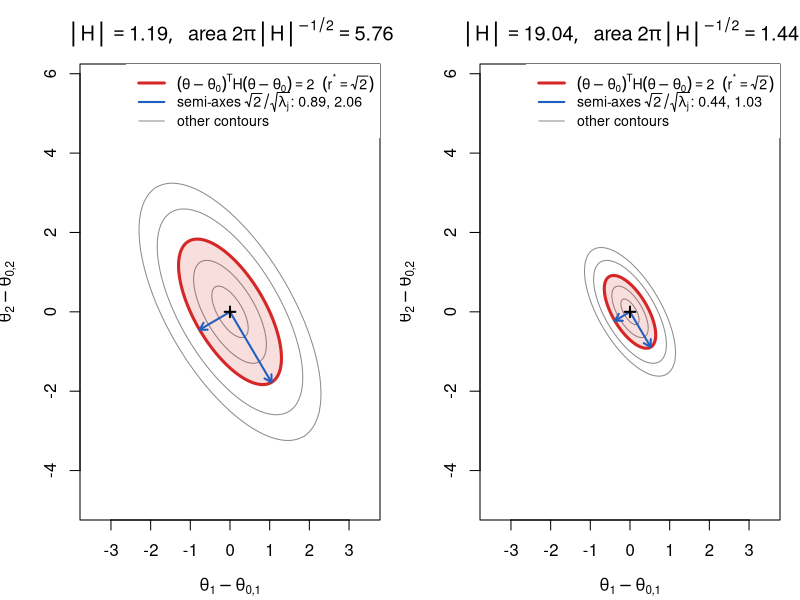
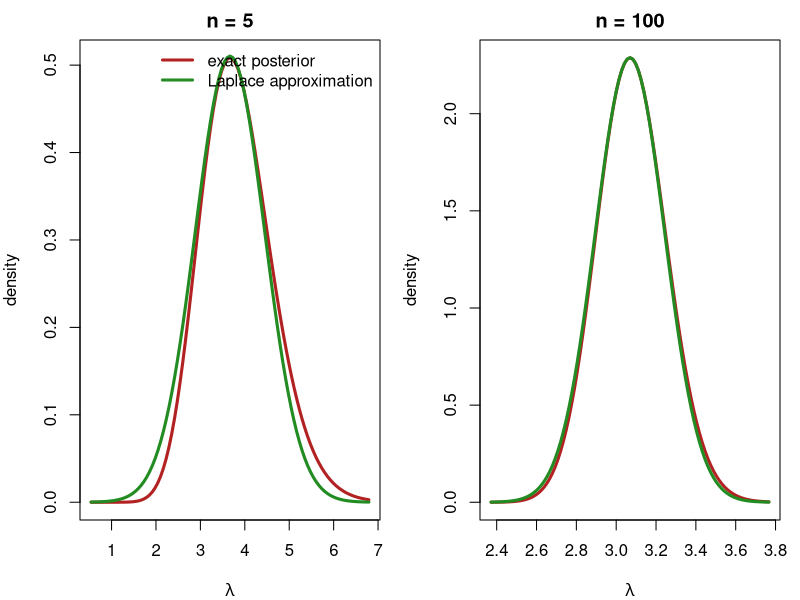
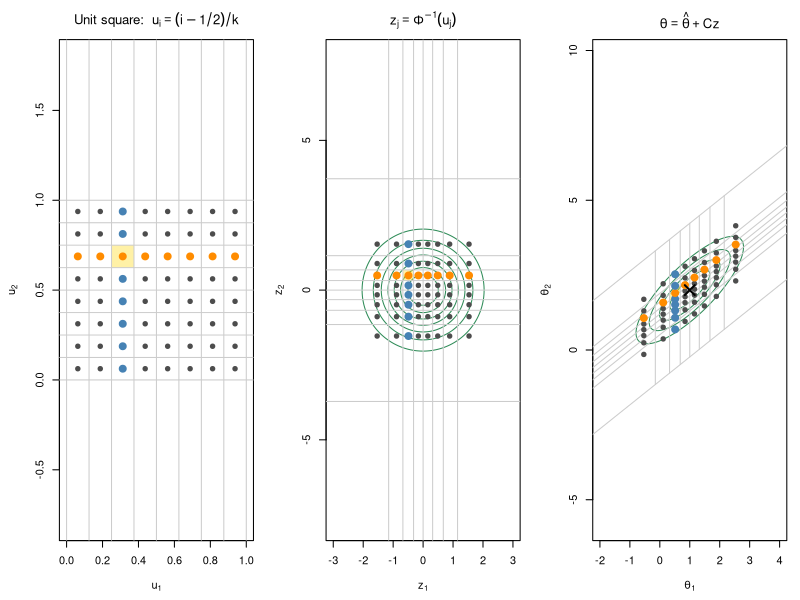
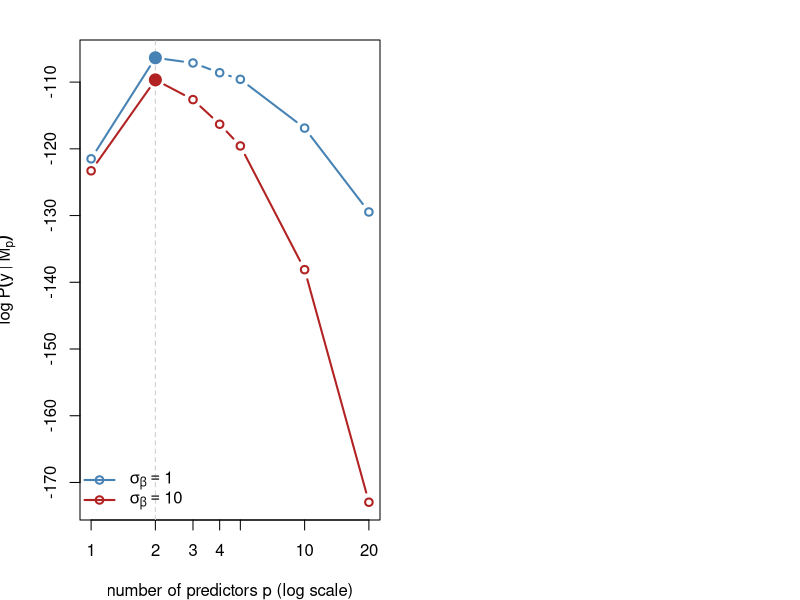

These charts were generated, in order, by the following R code:
## ---- chunk 1
#| label: fig-laplace-H-geometry
#| echo: !expr knitr::is_html_output()   # code shown in HTML only
#| fig-width: 10
#| fig-height: 5.2
#| fig-cap: "Illustrates the geometric meaning of |H| in the Laplace approximation: the integral is the peak height times the area of a contour ellipse, which is proportional to |H|^(-1/2).
#|   Contours of exp{-(theta - theta_0)' H (theta - theta_0) / 2} for two Hessians with the same peak height, H (left) and 4H (right), drawn on the same axes. The shaded ellipse is the contour (theta - theta_0)' H (theta - theta_0) = r*^2 with r* = sqrt(2), whose area is 2 pi |H|^(-1/2): a cylinder of height f(theta_0) over it has the same volume as the Gaussian. Its semi-axes (blue) have lengths sqrt(2)/sqrt(lambda_j) along the eigenvectors of H. Multiplying H by 4 shrinks every semi-axis by 2, the area by 4, and so the Laplace integral by 4."
local({
  H1 <- matrix(c(2, 0.9, 0.9, 1), 2)                  # Hessian of -log f at the mode
  rs <- sqrt(2)                                       # r* for p = 2: area of E_r* = 2 pi |H|^(-1/2)
  par(mfrow = c(1, 2), mar = c(4, 4, 3.2, 1))
  for (H in list(H1, 4 * H1)) {
    g  <- seq(-5, 5, length.out = 401)
    q  <- outer(g, g, function(a, b) H[1, 1] * a^2 + 2 * H[1, 2] * a * b + H[2, 2] * b^2)
    contour(g, g, exp(-q / 2), levels = exp(-c(0.25, 1, 4, 6.25) / 2), drawlabels = FALSE,
            col = "gray55", asp = 1, xlim = c(-3.5, 3.5), ylim = c(-3.6, 4.6), xlab = expression(theta[1] - theta[0 * "," * 1]),
            ylab = expression(theta[2] - theta[0 * "," * 2]),
            main = bquote(list(group("|", H, "|") == .(round(det(H), 2)),
                               ~~"area" ~ 2 * pi * group("|", H, "|")^{-1/2} == .(round(2 * pi / sqrt(det(H)), 2)))))
    cl <- contourLines(g, g, q, levels = rs^2)[[1]]
    polygon(cl$x, cl$y, col = adjustcolor("#D62728", 0.15), border = "#D62728", lwd = 3)
    e <- eigen(H, symmetric = TRUE)
    for (j in 1:2) {
      a <- rs * e$vectors[, j] / sqrt(e$values[j])       # semi-axis: length r* / sqrt(lambda_j)
      arrows(0, 0, a[1], a[2], length = 0.08, lwd = 2, col = "#1F5FBF")
    }
    points(0, 0, pch = 3, lwd = 2)
    ax <- round(rs / sqrt(e$values), 2)
    legend("topright", bg = "white", box.col = NA, cex = 0.85, lwd = c(3, 2, 1), col = c("#D62728", "#1F5FBF", "gray55"),
           legend = c(expression((theta - theta[0])^T * H * (theta - theta[0]) == 2 ~~ (r^"*" == sqrt(2))),
                      bquote("semi-axes" ~ sqrt(2) / sqrt(lambda[j]) * ":" ~ .(ax[1]) * "," ~ .(ax[2])),
                      "other contours"))
  }
})
## ---- chunk 2
#| label: poisson-gamma-functions
alpha <- 2; beta <- 1

### Laplace approximation: mode, Hessian, and the two boxed results above
laplace_poisson <- function(y) {
  h  <- function(l) -(sum(dpois(y, l, log = TRUE)) + dgamma(l, alpha, beta, log = TRUE))
  op <- optim(mean(y) + 0.5, h, method = "L-BFGS-B", lower = 1e-6, hessian = TRUE)
  c(mode = op$par, se = sqrt(1 / op$hessian[1, 1]),
    log_ml = -op$value + 0.5 * log(2 * pi) - 0.5 * log(op$hessian[1, 1]))
}

### exact log marginal likelihood, from the Gamma-Poisson conjugate identity
exact_log_ml <- function(y) {
  n <- length(y); s <- sum(y)
  alpha * log(beta) - lgamma(alpha) + lgamma(alpha + s) -
    (alpha + s) * log(beta + n) - sum(lfactorial(y))
}
## ---- chunk 3
#| label: tbl-poisson-gamma-error
#| tbl-cap: "Assesses the accuracy of the Laplace approximation by comparing it with the exact marginal likelihood in a conjugate example where the exact answer is known.
#|   Laplace log marginal likelihood versus the exact value, and the posterior mean versus the Laplace mode, as n grows. The error shrinks roughly like 1/n: it falls by about a factor of 4-5 each time n increases by that factor."
set.seed(42)
res <- t(sapply(c(5, 20, 100, 500), function(n) {
  y <- rpois(n, 3)
  lap <- laplace_poisson(y)
  c(n = n, laplace_log_ml = lap["log_ml"], exact_log_ml = exact_log_ml(y),
    error = lap["log_ml"] - exact_log_ml(y),
    laplace_mode = lap["mode"], posterior_mean = (alpha + sum(y)) / (beta + n))
}))
knitr::kable(res, digits = 4, row.names = FALSE,
             col.names = c("n", "Laplace log P(y)", "exact log P(y)", "error",
                           "Laplace mode", "posterior mean"))
## ---- chunk 4
#| label: fig-poisson-gamma-density
#| echo: !expr knitr::is_html_output()   # code shown in HTML only
#| fig-width: 10
#| fig-height: 4.4
#| fig-cap: "Shows how the Laplace approximation replaces a posterior by a normal density centred at the mode, and how well it fits at small and large sample sizes.
#|   Exact Gamma posterior (red) and the Laplace normal approximation (green) for n=5 and n=100. At n=5 the exact posterior is visibly right-skewed and the Gaussian is a rough match; by n=100 the two are nearly indistinguishable, illustrating the O(1/n) convergence in the table above."
par(mfrow = c(1, 2), mar = c(4, 4, 2, 1))
set.seed(42)
for (n in c(5, 100)) {
  y <- rpois(n, 3); a1 <- alpha + sum(y); b1 <- beta + n
  lap <- laplace_poisson(y)
  curve(dgamma(x, a1, b1), max(0, lap["mode"] - 4 * lap["se"]), lap["mode"] + 4 * lap["se"],
        lwd = 3, col = "firebrick", xlab = expression(lambda), ylab = "density",
        main = sprintf("n = %d", n))
  curve(dnorm(x, lap["mode"], lap["se"]), add = TRUE, lwd = 3, col = "forestgreen")
  if (n == 5) legend("topright", bty = "n", lwd = 3, col = c("firebrick", "forestgreen"),
                      legend = c("exact posterior", "Laplace approximation"))
}
## ---- chunk 5
#| label: tbl-poisson-gamma-ci
#| tbl-cap: "Compares interval estimates based on the Laplace approximation with the exact posterior intervals, to see how much accuracy is lost.
#|   Laplace mode/SE-based 95% interval versus the exact Gamma posterior mean/sd-based interval, n = 20."
set.seed(42)
n <- 20; y <- rpois(n, 3); lap <- laplace_poisson(y)
a1 <- alpha + sum(y); b1 <- beta + n
comp <- data.frame(
  quantity = c("Laplace (mode / se)", "exact posterior (mean / sd)"),
  center = c(lap["mode"], a1 / b1),
  spread = c(lap["se"], sqrt(a1) / b1),
  lower95 = c(lap["mode"] - 1.96 * lap["se"], qgamma(0.025, a1, b1)),
  upper95 = c(lap["mode"] + 1.96 * lap["se"], qgamma(0.975, a1, b1))
)
knitr::kable(comp, digits = 4)
## ---- chunk 6
#| label: laplace-mu-functions
n_obs <- 3; sigma_prior <- 5                   # n = 3 observations; same setup as the Unit08 app

### true value: exact, since f is a normal-normal conjugate kernel, so marginally
### mu_hat ~ N(0, 1/n_obs + sigma_prior^2). (integrate(f, -Inf, Inf) is not safe here:
### for mu_hat far from 0 it misses the narrow spike of f and returns a wrong value.)
log_mar_true_mu <- function(mu_hat) dnorm(mu_hat, 0, sqrt(1 / n_obs + sigma_prior^2), log = TRUE)

### Laplace: p = 1 case of the boxed formula, mode and Hessian from nlm()
laplace_mu <- function(mu_hat) {
  h  <- function(mu) -(dnorm(mu_hat, mu, 1 / sqrt(n_obs), log = TRUE) +
                          dnorm(mu, 0, sigma_prior, log = TRUE))
  op <- nlm(h, p = mu_hat, hessian = TRUE)
  c(mode = op$estimate, log_ml = -op$minimum + 0.5 * log(2 * pi) - 0.5 * log(op$hessian[1, 1]))
}

### naive Monte Carlo: draw mu from the prior, average the likelihood
log_sum_exp <- function(lx) { m <- max(lx); m + log(sum(exp(lx - m))) }
log_mar_mc_mu <- function(mu_hat, iters) {
  mus <- rnorm(iters, 0, sigma_prior)
  log_sum_exp(dnorm(mu_hat, mus, 1 / sqrt(n_obs), log = TRUE)) - log(iters)
}

### midpoint rule on the logistic-transformed (0, 1) grid, as in Unit08
log_mar_mid_mu <- function(mu_hat, n) {
  h  <- 1 / n
  u  <- (seq_len(n) - 0.5) * h
  mu <- log(u / (1 - u))
  log_f <- dnorm(mu_hat, mu, 1 / sqrt(n_obs), log = TRUE) +
    dnorm(mu, 0, sigma_prior, log = TRUE) - log(u * (1 - u))
  log_sum_exp(log_f) + log(h)
}
## ---- chunk 7
#| label: tbl-three-way
#| tbl-cap: "Compares the Laplace approximation with grid quadrature and naive Monte Carlo against the true value as the posterior moves away from the prior mean, to show where each method succeeds or fails.
#|   Log marginal likelihood by four methods, for data locations mu_hat = 0, -5, -20 (n = 3 observations with sd 1, prior N(0, 5^2) on mu). Quadrature uses a 100-point midpoint grid; Monte Carlo uses 1e6 prior draws; both are unchanged from Unit08's app."
set.seed(7)
mu_hats <- c(0, -5, -20)
three_way <- t(sapply(mu_hats, function(m) {
  c(True = log_mar_true_mu(m),
    Laplace = laplace_mu(m)["log_ml"],
    Monte_Carlo_pi = log_mar_mc_mu(m, 1e6),
    Quadrature = log_mar_mid_mu(m, 100))
}))
knitr::kable(cbind(`mu` = mu_hats, round(three_way, 3)), row.names = FALSE,
             col.names = c("mu", "True", "Laplace", "Monte Carlo (pi)", "Quadrature (N=100)"))
## ---- chunk 8
#| label: tbl-adapted-rules
#| tbl-cap: "Log marginal likelihood for data locations mu_hat = 0, -5, -20 (setup as in the table above): the logistic midpoint rule with 100 points, and the Laplace-adapted midpoint rule with only 5 points."
### Laplace-adapted midpoint rule: mu_i = qnorm(u_i, mu_L, s_L), g(u_i) = f(mu_i) / dnorm(mu_i, mu_L, s_L)
log_mar_adapted <- function(mu_hat, n) {
  lf <- function(mu) dnorm(mu_hat, mu, 1 / sqrt(n_obs), log = TRUE) + dnorm(mu, 0, sigma_prior, log = TRUE)
  h  <- function(mu) -lf(mu)
  op <- nlm(h, p = mu_hat, hessian = TRUE)
  m  <- op$estimate; sL <- 1 / sqrt(op$hessian[1, 1])
  u  <- (seq_len(n) - 0.5) / n
  mu <- qnorm(u, m, sL)
  log_sum_exp(lf(mu) - dnorm(mu, m, sL, log = TRUE)) - log(n)
}
adapted <- t(sapply(mu_hats, function(m) c(
  True                 = log_mar_true_mu(m),
  Laplace              = unname(laplace_mu(m)["log_ml"]),
  `Logistic midpoint (N=100)` = log_mar_mid_mu(m, 100),
  `Laplace-adapted midpoint (N=5)` = log_mar_adapted(m, 5))))
knitr::kable(cbind(mu = mu_hats, round(adapted, 3)), row.names = FALSE)
## ---- chunk 9
#| label: fig-adapted-mv-grids
#| echo: !expr knitr::is_html_output()   # code shown in HTML only
#| fig-width: 12
#| fig-height: 4.6
#| fig-cap: "Shows how the Laplace-adapted product grid is built: equal cells on the unit square are mapped to normal quantiles, then sheared by the Cholesky factor onto the posterior ellipse.
#|   Left: the k x k = 8 x 8 midpoint grid u_i on (0,1)^2, with cell edges in gray. Middle: z = (Phi^{-1}(u_1), Phi^{-1}(u_2)), a square lattice of standard normal quantiles, with contours of the N_2(0, I) density; the outermost cells stretch to infinity. Right: theta = theta_hat + C z with theta_hat = (1, 2) and H^{-1} = C C' having correlation 0.8, with contours of the Laplace normal N_2(theta_hat, H^{-1}); the cross marks theta_hat. One row (orange) and one column (blue) of points, and one cell (shaded), are tracked through both maps: lines of constant z_1 stay vertical, because C is lower triangular, while lines of constant z_2 are tilted along the ellipse."
theta_hat <- c(1, 2)
Sigma <- matrix(c(1, 0.8, 0.8, 1), 2)       # H^{-1}
H  <- solve(Sigma)
C  <- t(chol(Sigma))                        # lower triangular, C C' = H^{-1}
k  <- 8
uc <- (seq_len(k) - 0.5) / k                # cell centres
ue <- seq(0, 1, length.out = k + 1)         # cell edges
zc <- qnorm(uc)
ze <- qnorm(pmin(pmax(ue, 1e-4), 1 - 1e-4)) # clip the infinite outer edges for drawing
to_theta <- function(z1, z2) sweep(cbind(z1, z2) %*% t(C), 2, theta_hat, "+")

col_row <- "darkorange"; col_col <- "steelblue"; col_pt <- "gray30"
r_sel <- 6; c_sel <- 3                      # tracked row (u2 index) and column (u1 index)
G  <- expand.grid(i = 1:k, l = 1:k)
pc <- ifelse(G$l == r_sel, col_row, ifelse(G$i == c_sel, col_col, col_pt))
pch_cex <- ifelse(pc == col_pt, 0.9, 1.4)

op <- par(mfrow = c(1, 3), mar = c(4.5, 4.5, 3, 1))

## panel 1: u grid
plot(NA, xlim = c(0, 1), ylim = c(0, 1), asp = 1, xlab = expression(u[1]), ylab = expression(u[2]),
     main = expression("Unit square:  " * u[i] == (i - 1/2) / k))
rect(ue[c_sel], ue[r_sel], ue[c_sel + 1], ue[r_sel + 1], col = adjustcolor("gold", 0.35), border = NA)
abline(v = ue, h = ue, col = "gray80")
points(uc[G$i], uc[G$l], pch = 19, col = pc, cex = pch_cex)

## panel 2: z grid
zg <- seq(-3.5, 3.5, length.out = 201)
plot(NA, xlim = c(-3, 3), ylim = c(-3, 3), asp = 1, xlab = expression(z[1]), ylab = expression(z[2]),
     main = expression(z[j] == Phi^{-1}*(u[j])))
contour(zg, zg, outer(zg, zg, function(a, b) dnorm(a) * dnorm(b)), add = TRUE,
        drawlabels = FALSE, col = "seagreen", nlevels = 6)
rect(ze[c_sel], ze[r_sel], ze[c_sel + 1], ze[r_sel + 1], col = adjustcolor("gold", 0.35), border = NA)
abline(v = ze, h = ze, col = "gray80")
points(zc[G$i], zc[G$l], pch = 19, col = pc, cex = pch_cex)

## panel 3: theta grid
Tc <- to_theta(zc[G$i], zc[G$l])
tg1 <- seq(-3, 5, length.out = 201); tg2 <- seq(-1, 5, length.out = 201)
dens <- outer(tg1, tg2, function(a, b) {
  d <- cbind(a - theta_hat[1], b - theta_hat[2])
  exp(-0.5 * rowSums((d %*% H) * d))
})
plot(NA, xlim = c(-2, 4), ylim = c(-0.8, 4.8), asp = 1,
     xlab = expression(theta[1]), ylab = expression(theta[2]),
     main = expression(theta == hat(theta) + C * z))
contour(tg1, tg2, dens, add = TRUE, drawlabels = FALSE, col = "seagreen", nlevels = 6)
s <- seq(min(ze), max(ze), length.out = 50) # images of the grid lines z1 = const and z2 = const
for (e in ze) {
  a <- to_theta(rep(e, 50), s); lines(a, col = "gray80")
  b <- to_theta(s, rep(e, 50)); lines(b, col = "gray80")
}
cell <- to_theta(ze[c(c_sel, c_sel + 1, c_sel + 1, c_sel)], ze[c(r_sel, r_sel, r_sel + 1, r_sel + 1)])
polygon(cell, col = adjustcolor("gold", 0.35), border = NA)
points(Tc, pch = 19, col = pc, cex = pch_cex)
points(theta_hat[1], theta_hat[2], pch = 4, cex = 2, lwd = 2)
par(op)
## ---- chunk 10
#| label: adapted-mv-function
### Laplace-adapted product midpoint rule in p dimensions, k points per axis.
### log_f takes one parameter vector; the optional log_f_rows evaluates log f on every row
### of a matrix at once, which is much faster when k^p is large.
log_mar_adapted_mv <- function(log_f, theta0, k, log_f_rows = NULL) {
  op     <- optim(theta0, function(th) -log_f(th), method = "BFGS", hessian = TRUE)
  th_hat <- op$par; p <- length(th_hat)
  R  <- chol(op$hessian)                         # H = R'R
  C  <- backsolve(R, diag(p))                    # C = R^{-1}, so C C' = H^{-1}
  z1 <- qnorm((seq_len(k) - 0.5) / k)            # normal quantiles on one axis
  Z  <- as.matrix(expand.grid(rep(list(z1), p))) # k^p x p lattice of z
  Th <- sweep(Z %*% t(C), 2, th_hat, "+")        # theta_i = theta_hat + C z_i
  lf <- if (is.null(log_f_rows)) apply(Th, 1, log_f) else log_f_rows(Th)
  log_g <- lf + sum(log(diag(C))) - rowSums(dnorm(Z, log = TRUE))
  log_sum_exp(log_g) - p * log(k)
}
## ---- chunk 11
#| label: logistic-p-logml
### data: 20 candidate predictors, only x1 and x2 carry signal
set.seed(2024)
n_lr <- 200; p_max <- 20
X_lr <- matrix(rnorm(n_lr * p_max), n_lr, p_max)
y_lr <- rbinom(n_lr, 1, plogis(drop(X_lr %*% c(1, -1, rep(0, p_max - 2)))))

### log P(y | M_p) by the Laplace-adapted product midpoint rule, k points per axis
log_ml_logit <- function(p, sigma_beta, k) {
  Xp <- X_lr[, seq_len(p), drop = FALSE]
  log_f <- function(b) {
    eta <- drop(Xp %*% b)
    sum(y_lr * eta - log1p(exp(eta))) + sum(dnorm(b, 0, sigma_beta, log = TRUE))
  }
  log_f_rows <- function(B) {                       # one row of B per grid point, in blocks
    out <- numeric(nrow(B))
    for (I in split(seq_len(nrow(B)), ceiling(seq_len(nrow(B)) / 2e4))) {
      Bi <- B[I, , drop = FALSE]
      E  <- Xp %*% t(Bi)                            # n x |I| linear predictors
      out[I] <- colSums(y_lr * E - log1p(exp(E))) + rowSums(dnorm(Bi, 0, sigma_beta, log = TRUE))
    }
    out
  }
  log_mar_adapted_mv(log_f, rep(0, p), k, log_f_rows)
}

p_vals  <- c(1, 2, 3, 4, 5, 10, 20)
k_vals  <- c(10, 10, 10, 6, 5, 3, 2)               # k^p kept at most about 10^6
sb_vals <- c(1, 10)
logml_adapt <- sapply(sb_vals, function(sb) mapply(function(p, k) log_ml_logit(p, sb, k), p_vals, k_vals))
logml_lap   <- sapply(sb_vals, function(sb) sapply(p_vals, function(p) log_ml_logit(p, sb, 1)))
dimnames(logml_adapt) <- dimnames(logml_lap) <- list(p = p_vals, sigma_beta = sb_vals)
## ---- chunk 12
#| label: fig-logistic-p-logml
#| echo: !expr knitr::is_html_output()   # code shown in HTML only
#| fig-width: 8
#| fig-height: 4.8
#| fig-cap: "Shows that the marginal likelihood picks the true number of predictors in a logistic regression, for two prior scales.
#|   log P(y | M_p) computed by the Laplace-adapted product midpoint rule for models using the first p of 20 predictors (n = 200, only x1 and x2 carry signal), with prior beta_j ~ N(0, sigma_beta^2) for sigma_beta = 1 and 10. Both curves peak at p = 2 (filled point). Beyond p = 2 the curves fall, roughly linearly in p, because each useless coefficient adds a penalty of about log(sigma_beta / posterior sd); the penalty is larger, and the curve steeper, for the more diffuse prior sigma_beta = 10."
cols <- c("steelblue", "firebrick")
plot(NA, xlim = range(p_vals), ylim = range(logml_adapt), log = "x", xaxt = "n",
     xlab = "number of predictors p (log scale)", ylab = expression(log ~ P(y ~ "|" ~ M[p])))
axis(1, at = p_vals)
abline(v = 2, col = "gray80", lty = 2)
for (j in seq_along(sb_vals)) {
  lines(p_vals, logml_adapt[, j], type = "b", pch = 1, col = cols[j], lwd = 2)
  jmax <- which.max(logml_adapt[, j])
  points(p_vals[jmax], logml_adapt[jmax, j], pch = 19, col = cols[j], cex = 1.6)
}
legend("bottomleft", bty = "n", lwd = 2, pch = 1, col = cols,
       legend = c(expression(sigma[beta] == 1), expression(sigma[beta] == 10)))
## ---- chunk 13
#| label: tbl-logistic-p-logml
#| tbl-cap: "log P(y | M_p) for the logistic regression models in the figure above: the Laplace-adapted product midpoint rule (k points per axis, k^p grid points) and the Laplace approximation (the same rule with k = 1)."
knitr::kable(data.frame(p = p_vals, k = k_vals, points = k_vals^p_vals,
                        adapted_1 = logml_adapt[, 1], laplace_1 = logml_lap[, 1],
                        adapted_10 = logml_adapt[, 2], laplace_10 = logml_lap[, 2]),
             digits = 3, format.args = list(big.mark = ","),
             col.names = c("p", "k", "grid points",
                           "adapted, σ_β = 1", "Laplace, σ_β = 1",
                           "adapted, σ_β = 10", "Laplace, σ_β = 10"))
